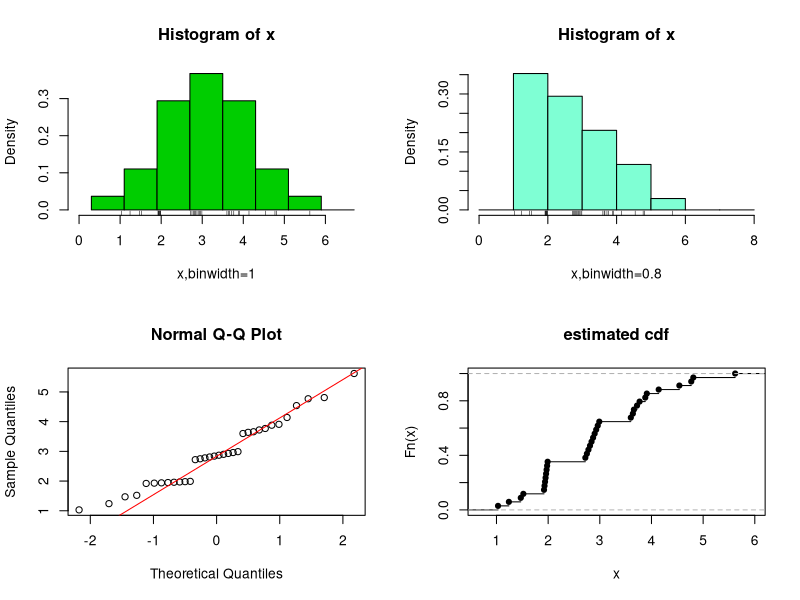

This figure's R source:
x <- c(1.03, 1.24, 1.47, 1.52, 1.92, 1.93, 1.94, 1.95, 1.96, 1.97, 1.98, 
         1.99, 2.72, 2.75, 2.78, 2.81, 2.84, 2.87, 2.9, 2.93, 2.96, 2.99, 3.6, 
           3.64, 3.66, 3.72, 3.77, 3.88, 3.91, 4.14, 4.54, 4.77, 4.81, 5.62)

x11()
par(mfrow=c(2,2))
hist(x,breaks=seq(0.3,6.7,by=0.8),xlim=c(0,6.7),col="green3",freq=FALSE,xlab='x,binwidth=1')
rug(jitter(x))

hist(x,breaks=0:8,col="aquamarine",freq=FALSE,xlab='x,binwidth=0.8')
rug(jitter(x))

qqnorm(x)
qqline(x,col="red")

plot(ecdf(x), main="estimated cdf")
